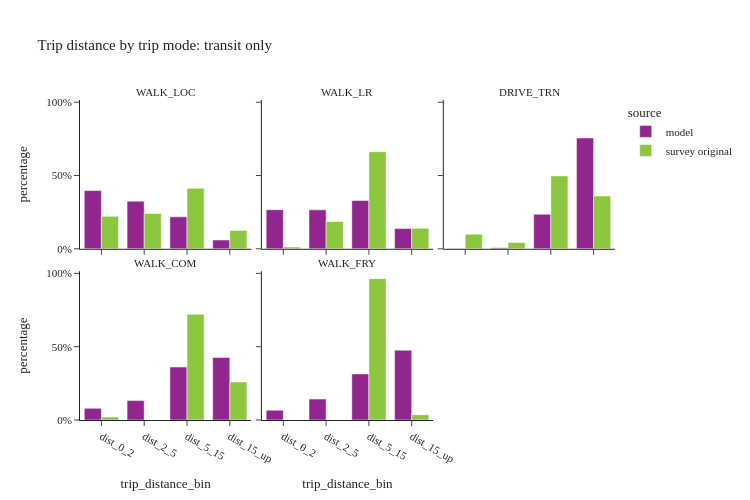

Notebook source saved alongside this figure:
### Code cell
util.plot_share_facetbar(trip_data, 'trip_weight', share_col="trip_distance_bin", title="Trip distance by trip mode: transit only", 
                            facet_col="trip_mode_transit_only", facet_col_wrap=3, height=500, orientation='v')

### Figure 1 — Plotly figure (JSON) as saved in the notebook; plotly's stock layout.template omitted (floating-point values rounded to 4 significant figures)
{"data": [{"alignmentgroup": "True", "customdata": [[53420], [43746], [29326], [8107]], "hovertemplate": "source=model<br>trip_mode_transit_only=WALK_LOC<br>trip_distance_bin=%{x}<br>percentage=%{y}<br>sample_size=%{customdata[0]}<extra></extra>", "legendgroup": "model", "marker": {"color": "#91268F", "pattern": {"shape": ""}}, "name": "model", "offsetgroup": "model", "orientation": "v", "showlegend": true, "textposition": "auto", "type": "bar", "x": ["dist_0_2", "dist_2_5", "dist_5_15", "dist_15_up"], "xaxis": "x4", "y": [0.3969, 0.325, 0.2179, 0.06023], "yaxis": "y4"}, {"alignmentgroup": "True", "customdata": [[17829], [17751], [22040], [9228]], "hovertemplate": "source=model<br>trip_mode_transit_only=WALK_LR<br>trip_distance_bin=%{x}<br>percentage=%{y}<br>sample_size=%{customdata[0]}<extra></extra>", "legendgroup": "model", "marker": {"color": "#91268F", "pattern": {"shape": ""}}, "name": "model", "offsetgroup": "model", "orientation": "v", "showlegend": false, "textposition": "auto", "type": "bar", "x": ["dist_0_2", "dist_2_5", "dist_5_15", "dist_15_up"], "xaxis": "x5", "y": [0.2667, 0.2655, 0.3297, 0.138], "yaxis": "y5"}, {"alignmentgroup": "True", "customdata": [[23], [124], [3964], [12719]], "hovertemplate": "source=model<br>trip_mode_transit_only=DRIVE_TRN<br>trip_distance_bin=%{x}<br>percentage=%{y}<br>sample_size=%{customdata[0]}<extra></extra>", "legendgroup": "model", "marker": {"color": "#91268F", "pattern": {"shape": ""}}, "name": "model", "offsetgroup": "model", "orientation": "v", "showlegend": false, "textposition": "auto", "type": "bar", "x": ["dist_0_2", "dist_2_5", "dist_5_15", "dist_15_up"], "xaxis": "x6", "y": [0.001367, 0.007368, 0.2355, 0.7557], "yaxis": "y6"}, {"alignmentgroup": "True", "customdata": [[578], [959], [2622], [3095]], "hovertemplate": "source=model<br>trip_mode_transit_only=WALK_COM<br>trip_distance_bin=%{x}<br>percentage=%{y}<br>sample_size=%{customdata[0]}<extra></extra>", "legendgroup": "model", "marker": {"color": "#91268F", "pattern": {"shape": ""}}, "name": "model", "offsetgroup": "model", "orientation": "v", "showlegend": false, "textposition": "auto", "type": "bar", "x": ["dist_0_2", "dist_2_5", "dist_5_15", "dist_15_up"], "xaxis": "x", "y": [0.07968, 0.1322, 0.3615, 0.4267], "yaxis": "y"}, {"alignmentgroup": "True", "customdata": [[661], [1416], [3114], [4725]], "hovertemplate": "source=model<br>trip_mode_transit_only=WALK_FRY<br>trip_distance_bin=%{x}<br>percentage=%{y}<br>sample_size=%{customdata[0]}<extra></extra>", "legendgroup": "model", "marker": {"color": "#91268F", "pattern": {"shape": ""}}, "name": "model", "offsetgroup": "model", "orientation": "v", "showlegend": false, "textposition": "auto", "type": "bar", "x": ["dist_0_2", "dist_2_5", "dist_5_15", "dist_15_up"], "xaxis": "x2", "y": [0.06666, 0.1428, 0.314, 0.4765], "yaxis": "y2"}, {"alignmentgroup": "True", "customdata": [[469], [550], [498], [120]], "hovertemplate": "source=survey original<br>trip_mode_transit_only=WALK_LOC<br>trip_distance_bin=%{x}<br>percentage=%{y}<br>sample_size=%{customdata[0]}<extra></extra>", "legendgroup": "survey original", "marker": {"color": "#8CC63E", "pattern": {"shape": ""}}, "name": "survey original", "offsetgroup": "survey original", "orientation": "v", "showlegend": true, "textposition": "auto", "type": "bar", "x": ["dist_0_2", "dist_2_5", "dist_5_15", "dist_15_up"], "xaxis": "x4", "y": [0.2215, 0.2409, 0.4123, 0.1253], "yaxis": "y4"}, {"alignmentgroup": "True", "customdata": [[17], [41], [45], [13]], "hovertemplate": "source=survey original<br>trip_mode_transit_only=WALK_LR<br>trip_distance_bin=%{x}<br>percentage=%{y}<br>sample_size=%{customdata[0]}<extra></extra>", "legendgroup": "survey original", "marker": {"color": "#8CC63E", "pattern": {"shape": ""}}, "name": "survey original", "offsetgroup": "survey original", "orientation": "v", "showlegend": false, "textposition": "auto", "type": "bar", "x": ["dist_0_2", "dist_2_5", "dist_5_15", "dist_15_up"], "xaxis": "x5", "y": [0.01249, 0.1859, 0.6621, 0.1396], "yaxis": "y5"}, {"alignmentgroup": "True", "customdata": [[8], [7], [40], [30]], "hovertemplate": "source=survey original<br>trip_mode_transit_only=DRIVE_TRN<br>trip_distance_bin=%{x}<br>percentage=%{y}<br>sample_size=%{customdata[0]}<extra></extra>", "legendgroup": "survey original", "marker": {"color": "#8CC63E", "pattern": {"shape": ""}}, "name": "survey original", "offsetgroup": "survey original", "orientation": "v", "showlegend": false, "textposition": "auto", "type": "bar", "x": ["dist_0_2", "dist_2_5", "dist_5_15", "dist_15_up"], "xaxis": "x6", "y": [0.09992, 0.04267, 0.4974, 0.36], "yaxis": "y6"}, {"alignmentgroup": "True", "customdata": [[1], [11], [10]], "hovertemplate": "source=survey original<br>trip_mode_transit_only=WALK_COM<br>trip_distance_bin=%{x}<br>percentage=%{y}<br>sample_size=%{customdata[0]}<extra></extra>", "legendgroup": "survey original", "marker": {"color": "#8CC63E", "pattern": {"shape": ""}}, "name": "survey original", "offsetgroup": "survey original", "orientation": "v", "showlegend": false, "textposition": "auto", "type": "bar", "x": ["dist_0_2", "dist_5_15", "dist_15_up"], "xaxis": "x", "y": [0.02036, 0.7211, 0.2586], "yaxis": "y"}, {"alignmentgroup": "True", "customdata": [[1], [6], [11]], "hovertemplate": "source=survey original<br>trip_mode_transit_only=WALK_FRY<br>trip_distance_bin=%{x}<br>percentage=%{y}<br>sample_size=%{customdata[0]}<extra></extra>", "legendgroup": "survey original", "marker": {"color": "#8CC63E", "pattern": {"shape": ""}}, "name": "survey original", "offsetgroup": "survey original", "orientation": "v", "showlegend": false, "textposition": "auto", "type": "bar", "x": ["dist_0_2", "dist_5_15", "dist_15_up"], "xaxis": "x2", "y": [0.0, 0.9642, 0.03583], "yaxis": "y2"}], "layout": {"annotations": [{"font": {}, "showarrow": false, "text": "WALK_COM", "x": 0.16, "xanchor": "center", "xref": "paper", "y": 0.465, "yanchor": "bottom", "yref": "paper"}, {"font": {}, "showarrow": false, "text": "WALK_FRY", "x": 0.5, "xanchor": "center", "xref": "paper", "y": 0.465, "yanchor": "bottom", "yref": "paper"}, {"font": {}, "showarrow": false, "text": "WALK_LOC", "x": 0.16, "xanchor": "center", "xref": "paper", "y": 1.0, "yanchor": "bottom", "yref": "paper"}, {"font": {}, "showarrow": false, "text": "WALK_LR", "x": 0.5, "xanchor": "center", "xref": "paper", "y": 1.0, "yanchor": "bottom", "yref": "paper"}, {"font": {}, "showarrow": false, "text": "DRIVE_TRN", "x": 0.84, "xanchor": "center", "xref": "paper", "y": 1.0, "yanchor": "bottom", "yref": "paper"}], "barmode": "group", "height": 500, "legend": {"title": {"text": "source"}, "tracegroupgap": 0}, "title": {"text": "Trip distance by trip mode: transit only"}, "width": 750, "xaxis": {"anchor": "y", "domain": [0.0, 0.32], "title": {"text": "trip_distance_bin"}}, "xaxis2": {"anchor": "y2", "domain": [0.34, 0.66], "matches": "x", "title": {"text": "trip_distance_bin"}}, "xaxis3": {"anchor": "y3", "domain": [0.68, 1.0], "matches": "x", "title": {"text": "trip_distance_bin"}}, "xaxis4": {"anchor": "y4", "domain": [0.0, 0.32], "matches": "x", "showticklabels": false}, "xaxis5": {"anchor": "y5", "domain": [0.34, 0.66], "matches": "x", "showticklabels": false}, "xaxis6": {"anchor": "y6", "domain": [0.68, 1.0], "matches": "x", "showticklabels": false}, "yaxis": {"anchor": "x", "domain": [0.0, 0.465], "tickformat": ".0%", "title": {"text": "percentage"}}, "yaxis2": {"anchor": "x2", "domain": [0.0, 0.465], "matches": "y", "showticklabels": false, "tickformat": ".0%"}, "yaxis3": {"anchor": "x3", "domain": [0.0, 0.465], "matches": "y", "showticklabels": false, "tickformat": ".0%"}, "yaxis4": {"anchor": "x4", "domain": [0.535, 1.0], "matches": "y", "tickformat": ".0%", "title": {"text": "percentage"}}, "yaxis5": {"anchor": "x5", "domain": [0.535, 1.0], "matches": "y", "showticklabels": false, "tickformat": ".0%"}, "yaxis6": {"anchor": "x6", "domain": [0.535, 1.0], "matches": "y", "showticklabels": false, "tickformat": ".0%"}}}
